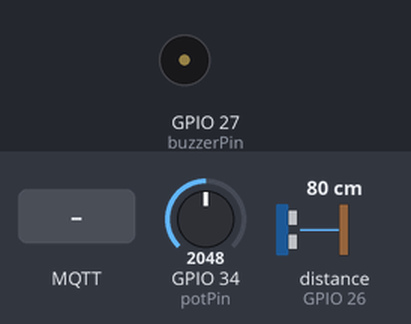
Simulated run of this sketch. Board: ESP32. Shown: buzzer (waves = sounding, pin HIGH). The inputs (shaded band) are chosen by the test bench; at power-on: distance to the obstacle (sensor on GPIO 26) 80 cm, GPIO 34 (potPin) = 2048. The echo pulse lasts 58.3 µs per cm; WiFi joins after 1.5 s; servers stay silent unless stated; no MQTT or app messages arrive unless stated; what the sketch prints to the serial monitor is not drawn.

Above: at 2.7 s.
2.8 s: MQTT message "1" arrives on the first subscribed topic
At 3.6 s:
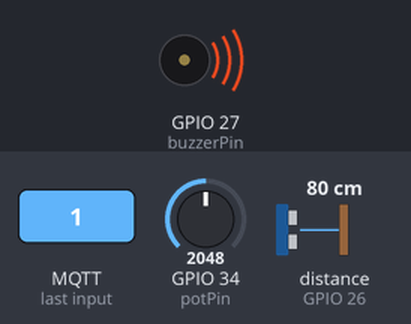
5.3 s: distance to the obstacle (sensor on GPIO 26) set to 42 cm
6.8 s: distance to the obstacle (sensor on GPIO 26) set to 35 cm
Timing chart, 0 to 9.8 s (numbered marks = the images above; inputs shaded):
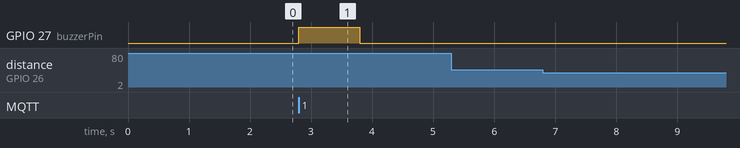

Measured:
- after the input at 2.8 s, GPIO 27 (buzzerPin): LOW → HIGH at once, → LOW 1.0 s later
- after the input at 5.3 s, every drawn part: stays the same
- after the input at 6.8 s, every drawn part: stays the same

The sketch:

sketch.ino
```cpp
#include <WiFi.h>
#include <PubSubClient.h>
#include "Ultrasonic.h"
#include <ArduinoJson.h>

// Substitua com as suas credenciais
const char* ssid = "Wokwi-GUEST";
const char* password = "";
const char* mqtt_server = "broker.mqtt-dashboard.com";
const int mqtt_port = 1883;

// Configuração dos pinos
const int potPin = 34;
const int trigPin = 25;
const int echoPin = 26;
const int buzzerPin = 27;

// Variaveis da lógica
#define VAGA_ID "vaga_01"
const float DISTANCIA_MAX_OCUPACAO = 40; // cm, ajuste conforme a simulação
long ultimaPublicacao = 0;
const long INTERVALO_PUBLICACAO = 5000; // 5 segundos

// Objetos para os componentes
WiFiClient espClient;
PubSubClient client(espClient);
Ultrasonic ultrasonic(trigPin, echoPin);

void setup_wifi() {
  delay(10);
  Serial.println();
  Serial.print("Conectando a ");
  Serial.println(ssid);

  WiFi.begin(ssid, password);

  while (WiFi.status() != WL_CONNECTED) {
    delay(500);
    Serial.print(".");
  }

  Serial.println("");
  Serial.println("WiFi conectado!");
  Serial.println("Endereço IP: ");
  Serial.println(WiFi.localIP());
}

void reconnect_mqtt() {
  while (!client.connected()) {
    Serial.print("Tentando conectar ao MQTT...");
    // Tenta conectar com o ID do cliente da vaga
    if (client.connect(VAGA_ID)) {
      Serial.println(" conectado!");
      // Assina o tópico de comando
      client.subscribe("mottu/patio/" VAGA_ID "/comando");
    } else {
      Serial.print(" falhou, rc=");
      Serial.print(client.state());
      Serial.println(" Tenta de novo em 5 segundos");
      delay(5000);
    }
  }
}

void callback(char* topic, byte* payload, unsigned int length) {
  Serial.print("Mensagem recebida no topico: [");
  Serial.print(topic);
  Serial.println("] ");

  // O buzzer ativa com qualquer mensagem recebida no tópico de comando
  // Lógica de alerta sonoro
  digitalWrite(buzzerPin, HIGH);
  delay(1000); // Toca por 1 segundo
  digitalWrite(buzzerPin, LOW);

  // Aqui você pode adicionar lógica mais complexa para diferentes comandos
}

void publicarStatus(String status, String motoId) {
  // Cria um documento JSON
  StaticJsonDocument<200> doc;
  doc["vaga_id"] = VAGA_ID;
  doc["status_ocupacao"] = status;
  doc["moto_id"] = motoId;
  doc["timestamp"] = millis();

  char payload[200];
  serializeJson(doc, payload);

  client.publish("mottu/patio/" VAGA_ID "/status", payload);
  Serial.print("Status publicado: ");
  Serial.println(payload);
}

void setup() {
  Serial.begin(115200);
  pinMode(buzzerPin, OUTPUT);
  digitalWrite(buzzerPin, LOW);

  setup_wifi();
  client.setServer(mqtt_server, mqtt_port);
  client.setCallback(callback);
}

void loop() {
  if (!client.connected()) {
    reconnect_mqtt();
  }
  client.loop();

  // Publicar status a cada 5 segundos
  if (millis() - ultimaPublicacao > INTERVALO_PUBLICACAO) {
    long distancia = ultrasonic.read();
    String motoId = "NENHUMA";
    String status = "livre";

    if (distancia < DISTANCIA_MAX_OCUPACAO) {
        status = "ocupada";
        // Simula a leitura do ID da moto com o potenciômetro
        int potValue = analogRead(potPin);
        int motoIdValue = map(potValue, 0, 4095, 1, 3); // Mapeia o valor para 1, 2 ou 3

        switch(motoIdValue) {
          case 1:
            motoId = "MOTTU-E";
            break;
          case 2:
            motoId = "MOTTU-POP";
            break;
          case 3:
            motoId = "MOTTU-SPORT";
            break;
        }
    }

    publicarStatus(status, motoId);
    ultimaPublicacao = millis();
  }
}
```
